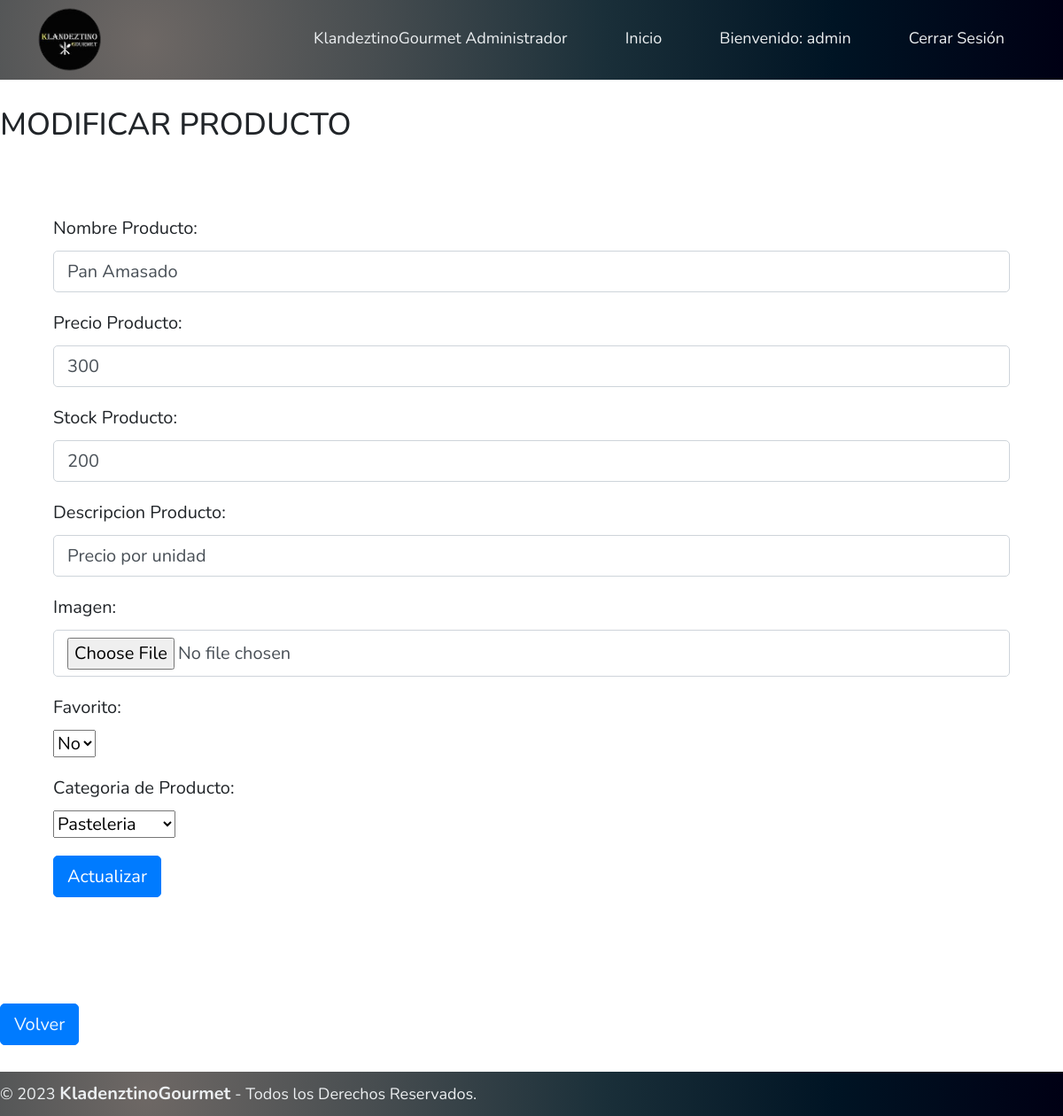
Screenshot of /buscarProductoAct/5 (signed in) with the database file from the repository.
### venta/models.py (models this page shows, shortened)
class Producto(models.Model):
    id_producto             = models.AutoField(db_column='idProducto',primary_key=True)
    nombre_producto         = models.CharField(max_length=40)
    precio_producto         = models.IntegerField()
    stock_producto          = models.IntegerField()
    desc_producto           = models.CharField(max_length=60)
    imagen_producto         = models.ImageField(upload_to='imagenes', null=True)
    favorito_producto       = models.IntegerField()
    id_tipo_producto        = models.ForeignKey('Tipo_producto',on_delete=models.CASCADE,db_column='id_tipo_producto')

### venta/views.py (the view)
# urls.py: path('buscarProductoAct/<str:pk>',views.buscar_producto,name='productos_findEdit'),
@login_required
def buscar_producto(request,pk):
    if pk != "":
        producto = Producto.objects.get(id_producto=pk)
        lista_tipo_productos = Tipo_producto.objects.all()
        context = {"producto":producto,"tipo_productos":lista_tipo_productos}
        if producto:
            return render(request,'venta/producto_edit.html',context)
        else:
            context = {"mensaje":"Producto no existe"}
            return render(request,'venta/buscar.html',context)

### venta/context_processor.py (called while the page is built)
def total_boleta(request):
    total = 0
    if request.user.is_authenticated:
        if "carrito" in request.session.keys():
            for key, value in request.session["carrito"].items():
                total += int(value["acumulado"])
    return {"total_boleta":total}

### venta/templates/venta/producto_edit.html (shortened to what this page needs)
<!DOCTYPE html>
<html lang="en">
<head>
    {% load static %}
    <link rel="stylesheet" href="https://cdn.jsdelivr.net/npm/bootstrap@4.0.0/dist/css/bootstrap.min.css"
>
    <link href='https://unpkg.com/boxicons@2.1.1/css/boxicons.min.css' rel='stylesheet'>
    <link rel="stylesheet" type="text/css" href="{% static 'css/style2.css' %}">
</head>
<body>
    <header class="header_adm">
        <div class="logo">
            <img src="{% static 'img/logo171x177-removebg-preview.png' %}" alt="Logo de la marca">
        </div>
        <nav>
            <ul class="nav-links">
                <li><a href="#">KlandeztinoGourmet Administrador</a></li>
                <li><a href="{% url 'index' %}">Inicio</a></li>
                <li><a href="#">
                        {% if  user.is_authenticated %}
                            Bienvenido: {{user.username}}
                        {% else %}
                            <a href="{% url 'login' %}">Log In</a>
                        {% endif %}
                    </a></li>
                <li><a href="{% url 'logout'%}">Cerrar Sesión</a></li>
            </ul>
        </nav>
    </header>
    <br>
    <div>
        <h3>MODIFICAR PRODUCTO</h3>
    </div>
    <br>
    <div>
        {% if user.username != 'cliente1' %}
            {% if producto %}
                <form action="{% url 'actualizar_productos' %}" method="POST" id="formulario_agregar" class="formulario container" enctype="multipart/form-data">
                    <div class="mb-3 mt-3 formulario__grupo col-sm-12 col-md-12 col-xl-12" id="grupo__modificar_id_producto">
                    </div>
                    <div class="mb-3 mt-3 formulario__grupo col-sm-12 col-md-12 col-xl-12" id="grupo__modificar_nombre_producto">
                        <label for="modificar_nombre_producto" class="formulario__label">Nombre Producto: </label>&nbsp;
                        <div class="formulario__grupo-input">
                            <input type="text" class="form-control formulario__input" id="modificar_nombre_producto" name="modificar_nombre_producto" value="{{producto.nombre_producto}}">
                        </div>
                    </div>
                    <div class="mb-3 mt-3 formulario__grupo col-sm-12 col-md-12 col-xl-12" id="grupo__modificar_precio_producto">
                        <label for="modificar_precio_producto" class="formulario__label">Precio Producto: </label>&nbsp;
                        <div class="formulario__grupo-input">
                            <input type="text" class="form-control formulario__input" id="modificar_precio_producto" name="modificar_precio_producto" value="{{producto.precio_producto}}">
                        </div>
                    </div>
                    <div class="mb-3 mt-3 formulario__grupo col-sm-12 col-md-12 col-xl-12" id="grupo__modificar_stock_producto">
                        <label for="modificar_stock_producto" class="formulario__label">Stock Producto: </label>&nbsp;
                        <div class="formulario__grupo-input">
                            <input type="text" class="form-control formulario__input" id="modificar_stock_producto" name="modificar_stock_producto" value="{{producto.stock_producto}}">
                        </div>
                    </div>
                    <div class="mb-3 mt-3 formulario__grupo col-sm-12 col-md-12 col-xl-12" id="grupo__modificar_desc_producto">
                        <label for="modificar_desc_producto" class="formulario__label">Descripcion Producto: </label>&nbsp;
                        <div class="formulario__grupo-input">
                            <input type="text" class="form-control formulario__input" id="modificar_desc_producto" name="modificar_desc_producto" value="{{producto.desc_producto}}">
                        </div>
                    </div>
                <div class="mb-3 mt-3 formulario__grupo col-sm-12 col-md-12 col-xl-12" id="grupo__modificar_imagen_producto">
                    <label for="modificar_imagen_producto" class="formulario__label">Imagen: </label>&nbsp;
                    <div class="formulario__grupo-input">
                        <input type="file" class="form-control formulario__input" id="modificar_imagen_producto" name="modificar_imagen_producto" value="{{producto.imagen_producto}}">
                    </div>
                </div>
                    <div class="mb-3 mt-3 formulario__grupo col-sm-12 col-md-12 col-xl-12" id="grupo__modificar_favorito">
                        <label for="modificar_favorito" class="formulario__label">Favorito:</label>&nbsp;
                        <div class="formulario__grupo-input">
                            <select name="modificar_favorito" id="modificar_favorito">
                                    <option value="0">No</option>
                            </select>
                        </div>
                    </div>
                    <div class="mb-3 mt-3 formulario__grupo col-sm-12 col-md-12 col-xl-12" id="grupo__modificar_tipo_producto">
                        <label for="modificar_tipo_producto" class="formulario__label">Categoria de Producto: </label>
                        <div class="formulario__grupo-input">
                            <select name="modificar_tipo_producto" id="modificar_tipo_producto">
                                {% for tmp in tipo_productos %}
                                    {% if tmp.id_tipo_producto == producto.id_tipo_producto %}
                                        <option value="{{tmp.id_tipo_producto}}" selected>{{tmp.desc_tipo_producto}}</option>
                                    {% else %}
                                        <option value="{{tmp.id_tipo_producto}}">{{tmp.desc_tipo_producto}}</option>
                                    {% endif %}
                                {% endfor %}
                            </select>
                        </div>
                    </div>
                    <div class="formulario__grupo formulario__grupo-btn-enviar col-sm-12 col-md-12 col-xl-12">
                        <button type="submit" id="enviar_producto" class="btn btn-primary formulario__btn">Actualizar</button>
                    </div>
                </form>
            {% endif %}
        {% endif %}
    </div>
    <br>
    <br>
    <br><br>
    <div>
        <button class="btn btn-primary formulario__btn"><a href="{% url 'buscar' %}" style="color: aliceblue;">Volver</a></button>
    </div>
    <br>
    <footer class="pie_pagina_adm">
        <div class="grupo_footer">
            <small>&copy; 2023 <b>KladenztinoGourmet</b> - Todos los Derechos Reservados.</small>
        </div>
    </footer>
</body>
</html>

### venta/static/css/style2.css (style rules this page uses)
* { box-sizing: border-box; margin: 0; padding: 0; font-family: 'Nunito', sans-serif; font-size: 20px; }
.header_adm { background-color: #1b3039; background-image: radial-gradient(circle at 13.75% 53.17%, #6e6865 0, #474d50 25%, #1a2f39 50%, #001424 75%, #000014 100%); display: flex; justify-content: flex-end; align-items: center; height: 90px; padding: 5px 3%; }
.header_adm .logo { cursor: pointer; margin-right: auto; }
.header_adm .logo img { height: 80px; width: auto; transition: all 0.3s; }
.header_adm .nav-links { list-style: none; padding-top: 15px; transition: 0.2s; }
.header_adm .nav-links li { display: inline-block; padding: 0 30px; }
.header_adm .nav-links a { font-size: large; color: #eceff1; text-decoration: none; }
.pie_pagina_adm { background-color: #1b3039; background-image: radial-gradient(circle at 13.75% 53.17%, #6e6865 0, #474d50 25%, #1a2f39 50%, #001424 75%, #000014 100%); width: 100%; }
.pie_pagina_adm .grupo_footer { width: 100%; max-width: 1200px; margin: auto; display: grid; grid-template-columns: repeat(2,1fr); grid-gap: 50px; padding: 10px 0px; }
.pie_pagina_adm .grupo_footer small { font-size: large; color: #eceff1; text-decoration: none; justify-content: center; }

### rows the page displays
Producto: modificar_nombre_producto "Pan Amasado", modificar_precio_producto "300", modificar_stock_producto "200", modificar_desc_producto "Precio por unidad"

### other values shown
{{ user.username }} "admin"
form field modificar_tipo_producto "Pasteleria"
